Frame 1 (no input): blank canvas, image omitted
Frame 60 (no input): blank canvas, image omitted
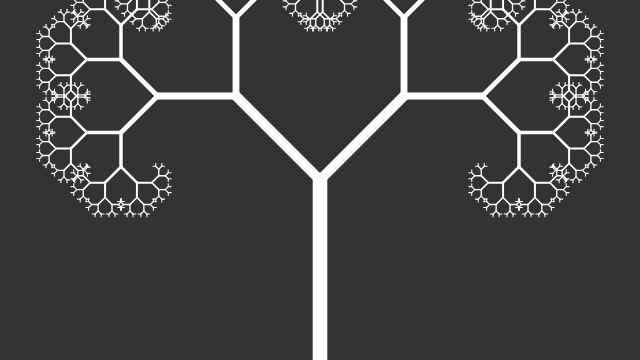
Frame 120 (the mouse pressed at the canvas centre since frame 60)

The p5.js sketch whose frames 1 and 60 were blank and that drew this single picture after the mouse press (run headless with seeded random() and noise() and a simulated clock; from frame 60 on, the mouse is pressed at the canvas centre):

// p5.js sketch
// ── sketch.js
var theta;   

function setup() {
  createCanvas(640, 360);
}

function draw() {
  background(51);
  theta = map(mouseX,0,width,0,PI/2); 
  length = mouseY
  translate(width/2, height);
  stroke(255);
  branch(mouseY);
}

function branch(len) {

  var sw = map(len,2,120,1,10);
  strokeWeight(sw);
 // strokeWeight(2);
      
  line(0, 0, 0, -len);

  translate(0, -len);

  len *= 0.66;

  if (len > 2) {
    push();    
    rotate(theta);   
    branch(len);      
    pop();    

    push();
    rotate(-theta);
    branch(len);
    pop();
  }
}
// ── KochFractal.js
var KochFractal = function() {
    this.start = createVector(0, height - 20);
    this.end = createVector(width, height - 20);
    this.lines = [];
    this.count = 0;

    this.next = function() {
    	console.log('next');
        this.lines = this.iterate(this.lines);
        this.count++;
    }

    this.restart = function() {
        this.count = 0;
        this.lines = [];
        this.lines.push(new KochLine(this.start, this.end));
    }
    this.restart();

    this.getCount = function() {
        return this.count;
    }


    this.render = function() {
    	console.log('render!',this.lines);
        for (var i=0; i < this.lines.length; i++) {
        	console.log('render',this.lines[i]);
            this.lines[i].display();
        }
    }

    this.iterate = function(before) {
        var currentState = [];

        for (var i = 0; i < this.lines.length; i++) {
            var a = this.lines[i].kochA();
            var b = this.lines[i].kochB();
            var c = this.lines[i].kochC();
            var d = this.lines[i].kochD();
            var e = this.lines[i].kochE();


            currentState.push(new KochLine(a, b));
            currentState.push(new KochLine(b, c));
            currentState.push(new KochLine(c, d));
            currentState.push(new KochLine(d, e));
        }

        return currentState;

    }

}

// ── KochLine.js
function KochLine(a,b){

	this.start = a.copy();
	this.end = b.copy();	

	this.display = function(){
		stroke(0);

		line(this.start.x,this.start.y, this.end.x,this.end.y);
	}

	this.kochA =function(){
		return this.start.copy();
	}

	this.kochB =function(){
		var v = p5.Vector.sub(this.end,this.start);
		v.div(3);
		v.add(this.start);
		return v;

	}

	this.kochC =function(){
		var a = this.start.copy();
		var v = p5.Vector.sub(this.end,this.start);
		v.div(3);
		a.add(v);
		v.rotate(-radians(60));
		a.add(v);
		return a;
	}

	this.kochD =function(){
		var v = p5.Vector.sub(this.end,this.start);
		v.mult(2/3.0);
		v.add(this.start);
		return v;

	}
	this.kochE =function(){
		return this.end.copy()
	}
	
}
// ── Tree.js
var Tree = function() {
    this.initialLength = 110;
    this.theta = map(mouseX, 0, width, 0, PI / 2);
    
    this.init = function() {
    	console.log('init');
    }

    this.run = function() {
        this.update();
        this.display();
    }

    this.update = function() {
    	
    }

    this.branch = function(len) {
    
        var sw = map(len, 2, 120, 1, 10);
        strokeWeight(sw);
        // strokeWeight(2);

        line(0, 0, 0, -len);

        translate(0, -len);

        len *= 0.7;

        if (len > 3) {
        	
            push();
            //rotate(this.theta);
            rotate(.77);
            this.branch(len);
            pop();

            push();
            //rotate(-this.theta);
            rotate(-.77);
            this.branch(len);
            pop();
        }
        else { 
        	push()
        	fill(color(0,255,0,30));
        	noStroke();
        	ellipse(0,0,15,15);
        	pop();
        }
    }

    this.display = function() {
        translate(width/2,height);
        stroke(255);
        this.branch(this.initialLength);
    }
}
